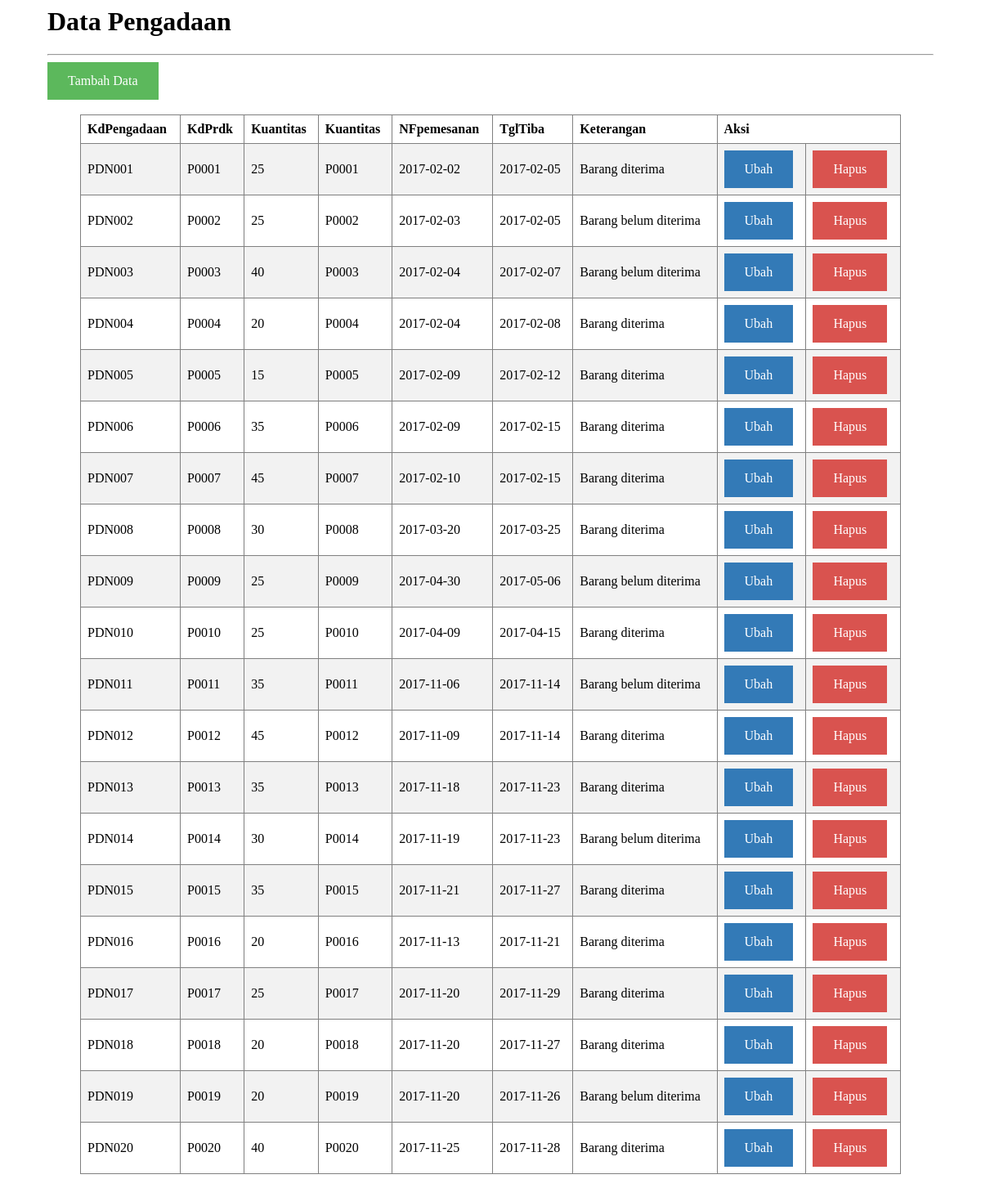
Page /index.php/pengadaan on the committed database.
### tables this page shows
CREATE TABLE IF NOT EXISTS `pengadaan` (
  `KdPengadaan` char(6) NOT NULL,
  `KdPrdk` char(6) NOT NULL,
  `Kuantitas` int(11) NOT NULL,
  `TglPemesanan` date NOT NULL,
  `TglTiba` date NOT NULL,
  `Keterangan` text NOT NULL
);

### application/controllers/pengadaan.php (called while the page is built, shortened)
<?php if ( ! defined('BASEPATH')) exit('No direct script access allowed');
class Pengadaan extends CI_Controller {
	public function __construct(){
		$this->load->model('PengadaanModel');
	}
	public function index(){
		$data['pengadaan'] = $this->PengadaanModel->view();
		$this->load->view('pengadaan/index', $data);
	}
}

### index.php (called while the page is built, shortened)
<?php
require_once BASEPATH.'core/CodeIgniter.php';

### application/models/PengadaanModel.php (called while the page is built, shortened)
<?php if ( ! defined('BASEPATH')) exit('No direct script access allowed');
class PengadaanModel extends CI_Model {
	public function view(){
		return $this->db->get('pengadaan')->result();
	}
}

### application/views/pengadaan/index.php (the view, shortened to what this page needs)
<html>
	<head>
	</head>
	<body>
		<h1>Data Pengadaan</h1>
		<hr>
		<a class="btn_tambah" href='<?php echo base_url("pengadaan/tambah"); ?>'>Tambah Data</a>
		<br><br>
<div class="ex2">
		<table border="1" cellpadding="7">
			<tr>
				<th>KdPengadaan</th>
				<th>KdPrdk</th>
				<th>Kuantitas</th>
				<th>Kuantitas</th>
        <th>NFpemesanan</th>
        <th>TglTiba</th>
        <th>Keterangan</th>
				<th colspan="2">Aksi</th>
			</tr>
			<?php
			if( ! empty($pengadaan)){
				foreach($pengadaan as $data){
					echo "<tr>
					<td>".$data->KdPengadaan."</td>
					<td>".$data->KdPrdk."</td>
					<td>".$data->Kuantitas."</td>
					<td>".$data->KdPrdk."</td>
					<td>".$data->TglPemesanan."</td>
          <td>".$data->TglTiba."</td>
          <td>".$data->Keterangan."</td>
					<td><a class='btn_ubah'  href='".base_url("pengadaan/ubah/".$data->KdPengadaan)."'>Ubah</a></td>
					<td><a class='btn_hapus' href='".base_url("pengadaan/hapus/".$data->KdPengadaan)."'>Hapus</a></td>
					</tr>";
				}
			}else{
				echo "<tr><td align='center' colspan='7'>Data Tidak Ada</td></tr>";
			}
			?>
		</table>
</div>
	</body>
</html>

### application/views/pengadaan/index.php (style rules this page uses)
table { border-collapse: collapse; width: 100%; }
th, td { text-align: left; padding: 8px; }
tr:nth-child(even) { background-color: #f2f2f2; }
.btn_ubah, a { background-color: #337ab7; color: white; padding: 14px 25px; text-align: center; text-decoration: none; display: inline-block; }
.btn_hapus, a { background-color: #d9534f; color: white; padding: 14px 25px; text-align: center; text-decoration: none; display: inline-block; }
.btn_tambah, a { background-color: #5cb85c; color: white; padding: 14px 25px; text-align: center; text-decoration: none; display: inline-block; }
div.ex2 { padding-left: 40px; padding-right: 40px; }
body { padding-left: 50px; padding-right: 50px; padding-bottom: 50px; border-radius: 5px; }

### rows in the picture
pengadaan: KdPengadaan "PDN001", KdPrdk "P0001", Kuantitas "25", TglPemesanan "2017-02-02", TglTiba "2017-02-05", Keterangan "Barang diterima"
pengadaan: KdPengadaan "PDN002", KdPrdk "P0002", Kuantitas "25", TglPemesanan "2017-02-03", TglTiba "2017-02-05", Keterangan "Barang belum diterima"
pengadaan: KdPengadaan "PDN003", KdPrdk "P0003", Kuantitas "40", TglPemesanan "2017-02-04", TglTiba "2017-02-07", Keterangan "Barang belum diterima"
pengadaan: KdPengadaan "PDN004", KdPrdk "P0004", Kuantitas "20", TglPemesanan "2017-02-04", TglTiba "2017-02-08", Keterangan "Barang diterima"
pengadaan: KdPengadaan "PDN005", KdPrdk "P0005", Kuantitas "15", TglPemesanan "2017-02-09", TglTiba "2017-02-12", Keterangan "Barang diterima"
pengadaan: KdPengadaan "PDN006", KdPrdk "P0006", Kuantitas "35", TglPemesanan "2017-02-09", TglTiba "2017-02-15", Keterangan "Barang diterima"
pengadaan: KdPengadaan "PDN007", KdPrdk "P0007", Kuantitas "45", TglPemesanan "2017-02-10", TglTiba "2017-02-15", Keterangan "Barang diterima"
pengadaan: KdPengadaan "PDN008", KdPrdk "P0008", Kuantitas "30", TglPemesanan "2017-03-20", TglTiba "2017-03-25", Keterangan "Barang diterima"
pengadaan: KdPengadaan "PDN009", KdPrdk "P0009", Kuantitas "25", TglPemesanan "2017-04-30", TglTiba "2017-05-06", Keterangan "Barang belum diterima"
pengadaan: KdPengadaan "PDN010", KdPrdk "P0010", Kuantitas "25", TglPemesanan "2017-04-09", TglTiba "2017-04-15", Keterangan "Barang diterima"
pengadaan: KdPengadaan "PDN011", KdPrdk "P0011", Kuantitas "35", TglPemesanan "2017-11-06", TglTiba "2017-11-14", Keterangan "Barang belum diterima"
pengadaan: KdPengadaan "PDN012", KdPrdk "P0012", Kuantitas "45", TglPemesanan "2017-11-09", TglTiba "2017-11-14", Keterangan "Barang diterima"
pengadaan: KdPengadaan "PDN013", KdPrdk "P0013", Kuantitas "35", TglPemesanan "2017-11-18", TglTiba "2017-11-23", Keterangan "Barang diterima"
pengadaan: KdPengadaan "PDN014", KdPrdk "P0014", Kuantitas "30", TglPemesanan "2017-11-19", TglTiba "2017-11-23", Keterangan "Barang belum diterima"
pengadaan: KdPengadaan "PDN015", KdPrdk "P0015", Kuantitas "35", TglPemesanan "2017-11-21", TglTiba "2017-11-27", Keterangan "Barang diterima"
pengadaan: KdPengadaan "PDN016", KdPrdk "P0016", Kuantitas "20", TglPemesanan "2017-11-13", TglTiba "2017-11-21", Keterangan "Barang diterima"
pengadaan: KdPengadaan "PDN017", KdPrdk "P0017", Kuantitas "25", TglPemesanan "2017-11-20", TglTiba "2017-11-29", Keterangan "Barang diterima"
pengadaan: KdPengadaan "PDN018", KdPrdk "P0018", Kuantitas "20", TglPemesanan "2017-11-20", TglTiba "2017-11-27", Keterangan "Barang diterima"
pengadaan: KdPengadaan "PDN019", KdPrdk "P0019", Kuantitas "20", TglPemesanan "2017-11-20", TglTiba "2017-11-26", Keterangan "Barang belum diterima"
pengadaan: KdPengadaan "PDN020", KdPrdk "P0020", Kuantitas "40", TglPemesanan "2017-11-25", TglTiba "2017-11-28", Keterangan "Barang diterima"
